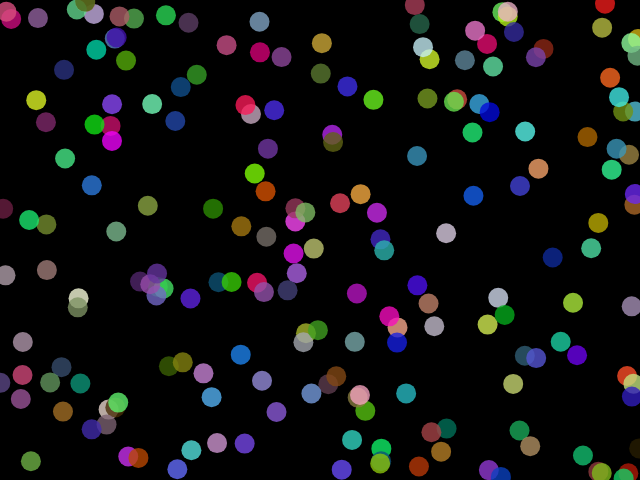
Frame 1 (no input)
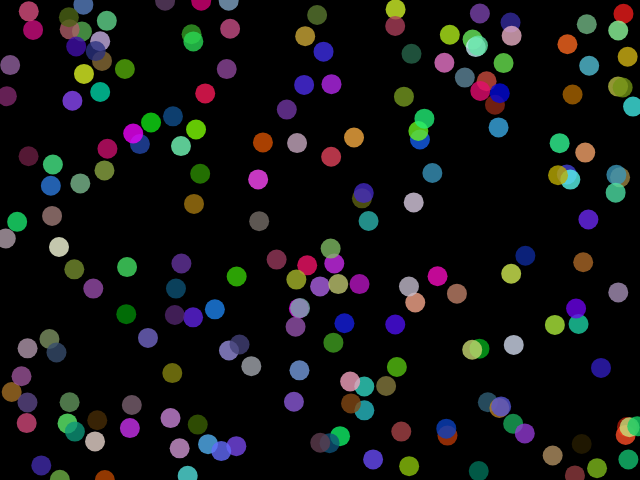
Frame 60 (no input)
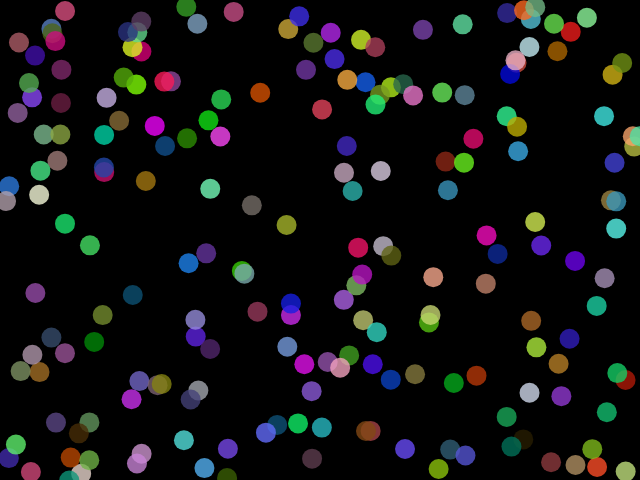
Frame 120 (the mouse pressed at the canvas centre since frame 60)

The p5.js sketch that drew these frames (run headless with seeded random() and noise() and a simulated clock; from frame 60 on, the mouse is pressed at the canvas centre):

// p5.js sketch
// ── sketch.js
/***********
 * This adds DOM elements to control particles
 * slider controls radius
 * button randomize color
 ***********/

const numOfParticles = 200;
let particles = [];

let radiusSlider;
let buttonBG;


function setup() {
    createCanvas(640, 480);

    radiusSlider = createSlider(5, 50, 10);

    buttonBG = createButton('randomize');
    buttonBG.mousePressed(randomColor);

    for (let i = 0; i < numOfParticles; i++) {
        particles[i] = new Particle(random(width), random(height));
    }

}

function draw() {
    background(0);

    let m = radiusSlider.value();

    for (let i = 0; i < numOfParticles; i++) {
        particles[i].display();
        particles[i].update();

        particles[i].resizeRadius(m);
    }

}

function randomColor() {
    for (let i = 0; i < numOfParticles; i++) {
        particles[i].randomizeColor();
    }
}

// ── Particle.js
class Particle {
    constructor(x, y) {
        this.x = x;
        this.y = y;
        this.velX = random(-1, 1);
        this.velY = random(-1, 1);
        this.radius = 10;
        this.color = color(random(255), random(255), random(255), 200);
    }

    display() {
        noStroke();
        fill(this.color);
        ellipse(this.x, this.y, this.radius * 2, this.radius * 2);
    }

    update() {
        this.x += this.velX;
        this.y += this.velY;

        this.checkBoundaries();
    }

    checkBoundaries() {
        if (this.x < 0 || this.x > width)
            this.velX *= -1;
        if (this.y < 0 || this.y > height)
            this.velY *= -1;
    }

    resizeRadius(radius) {
        this.radius = radius;
    }

    randomizeColor() {
        this.color = color(random(255), random(255), random(255), 200);
    }

}
